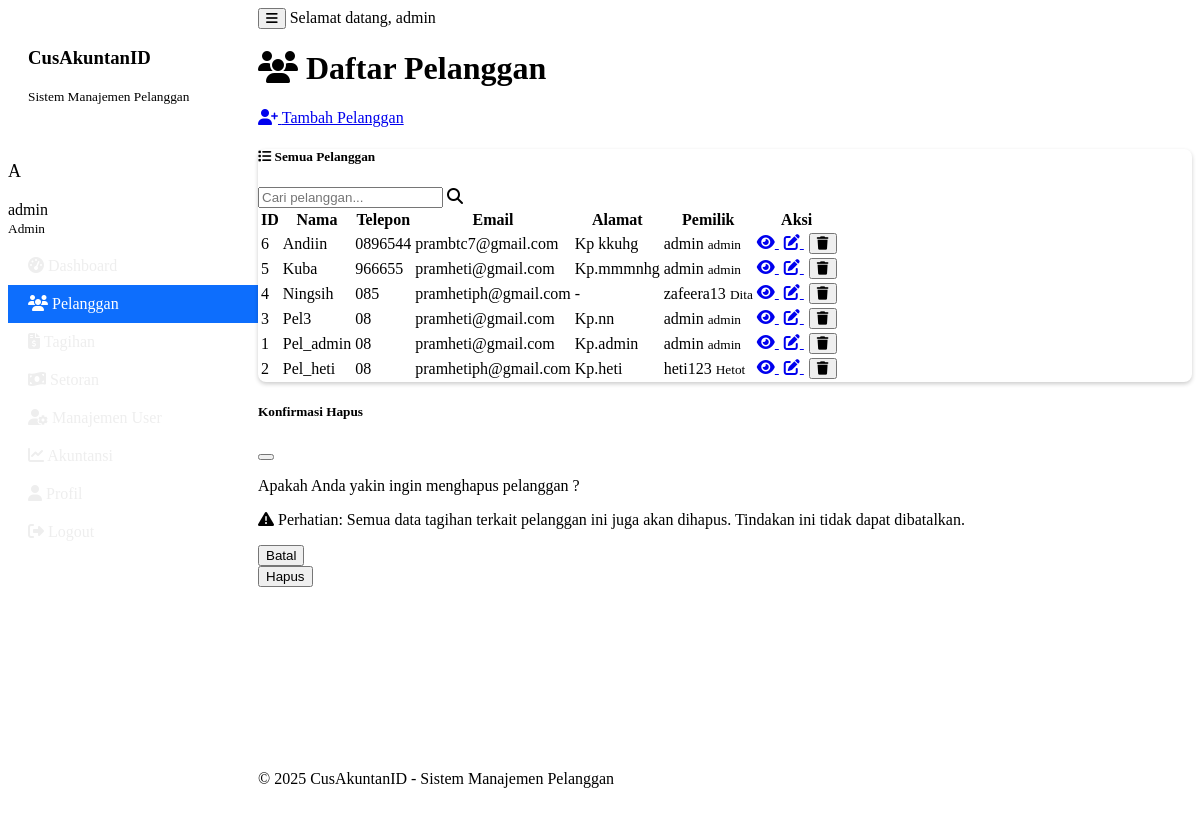
Page /pelanggan (signed in) on the earlier database version.
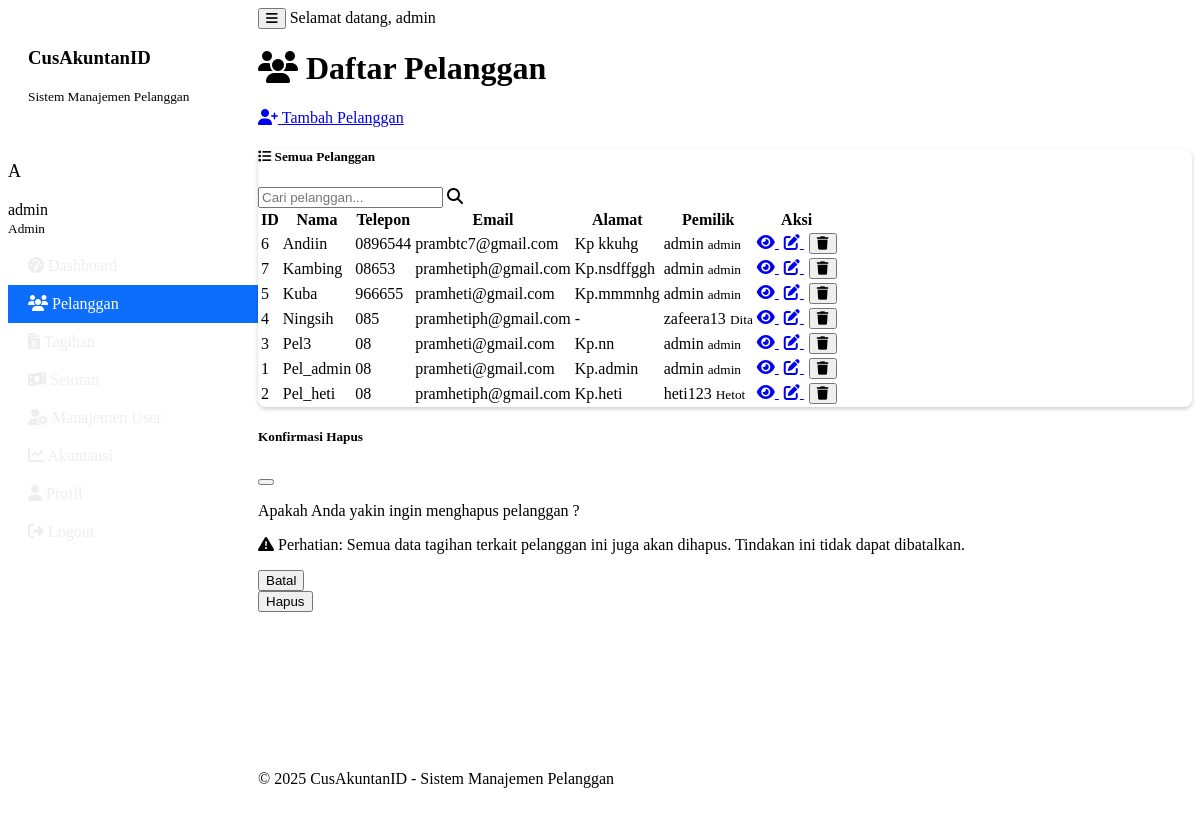
Same page on the later database version.
### tables this page shows
CREATE TABLE pelanggan (
            id INTEGER PRIMARY KEY,
            nama TEXT NOT NULL,
            telepon TEXT,
            email TEXT,
            alamat TEXT,
            latitude REAL,
            longitude REAL,
            dibuat_pada TEXT,
            user_id INTEGER
        );

CREATE TABLE pengguna (
            id INTEGER PRIMARY KEY,
            username TEXT UNIQUE NOT NULL,
            password_hash TEXT NOT NULL,
            nama_lengkap TEXT,
            email TEXT,
            level TEXT DEFAULT 'user',
            dibuat_pada TEXT
        );

### main.py (the view)
    def decorated_function(*args, **kwargs):
        if 'user' not in session:
            flash('Anda perlu login terlebih dahulu.', 'warning')
            return redirect(url_for('login'))
        return f(*args, **kwargs)

### main.py (called while the page is built)
@app.context_processor
def inject_now():
    return {'now': datetime.datetime.now()}

def login_required(f):
    def decorated_function(*args, **kwargs):
        if 'user' not in session:
            flash('Anda perlu login terlebih dahulu.', 'warning')
            return redirect(url_for('login'))
        return f(*args, **kwargs)
    decorated_function.__name__ = f.__name__
    return decorated_function

@app.route('/pelanggan')
@login_required
def pelanggan_list():
    user_id = session['user']['id']
    is_admin = session['user']['level'] == 'admin'
    if is_admin:
        pelanggan = sistem_manajemen.dapatkan_semua_pelanggan()
    else:
        pelanggan = sistem_manajemen.dapatkan_semua_pelanggan(user_id)
    return render_template('pelanggan_list.html', pelanggan=pelanggan)

    def get_connection(self):
        return sqlite3.connect(self.db_path)

### templates/pelanggan_list.html (shortened to what this page needs)
{% extends "base.html" %}
{% block content %}
<div class="container">
    <div class="d-flex justify-content-between align-items-center mb-4">
        <h1><i class="fas fa-users me-2"></i> Daftar Pelanggan</h1>
        <a href="{{ url_for('tambah_pelanggan') }}" class="btn btn-primary">
            <i class="fas fa-user-plus me-2"></i> Tambah Pelanggan
        </a>
    </div>
    <div class="card">
        <div class="card-header bg-dark text-white">
            <div class="d-flex justify-content-between align-items-center">
                <h5 class="mb-0">
                    <i class="fas fa-list me-2"></i> Semua Pelanggan
                </h5>
                <div class="input-group" style="max-width: 300px;">
                    <input type="text" id="searchInput" class="form-control" placeholder="Cari pelanggan...">
                    <span class="input-group-text"><i class="fas fa-search"></i></span>
                </div>
            </div>
        </div>
        <div class="card-body">
            {% if pelanggan %}
                <div class="table-responsive">
                    <table class="table table-striped table-hover" id="pelangganTable">
                        <thead>
                            <tr>
                                <th>ID</th>
                                <th>Nama</th>
                                <th>Telepon</th>
                                <th>Email</th>
                                <th>Alamat</th>
                                {% if session.user.level == 'admin' %}
                                <th>Pemilik</th>
                                {% endif %}
                                <th>Aksi</th>
                            </tr>
                        </thead>
                        <tbody>
                            {% for p in pelanggan %}
                            <tr>
                                <td>{{ p[0] }}</td>
                                <td>{{ p[1] }}</td>
                                <td>{{ p[2] or '-' }}</td>
                                <td>{{ p[3] or '-' }}</td>
                                <td>{{ p[4] or '-' }}</td>
                                {% if session.user.level == 'admin' %}
                                <td>
                                    {% if p[9] %}
                                        <span class="badge bg-primary">{{ p[9] }}</span>
                                        {% if p[10] %}
                                        <small class="d-block text-muted">{{ p[10] }}</small>
                                        {% endif %}
                                    {% else %}
                                        <span class="badge bg-secondary">Tidak ada</span>
                                    {% endif %}
                                </td>
                                {% endif %}
                                <td>
                                    <a href="{{ url_for('detail_pelanggan', pelanggan_id=p[0]) }}" class="btn btn-sm btn-info" title="Lihat Detail">
                                        <i class="fas fa-eye"></i>
                                    </a>
                                    <a href="{{ url_for('edit_pelanggan', pelanggan_id=p[0]) }}" class="btn btn-sm btn-primary" title="Edit">
                                        <i class="fas fa-edit"></i>
                                    </a>
                                    {% if session.user.level == 'admin' %}
                                    <button type="button" class="btn btn-sm btn-danger delete-pelanggan-btn"
                                        data-bs-toggle="modal"
                                        data-bs-target="#deletePelangganModal"
                                        data-id="{{ p[0] }}"
                                        data-nama="{{ p[1] }}"
                                        title="Hapus">
                                        <i class="fas fa-trash"></i>
                                    </button>
                                    {% endif %}
                                </td>
                            </tr>
                            {% endfor %}
                        </tbody>
                    </table>
                </div>
            {% else %}
                <div class="alert alert-info">
                    <i class="fas fa-info-circle me-2"></i> Belum ada data pelanggan. Silakan tambahkan pelanggan baru.
                </div>
            {% endif %}
        </div>
    </div>
</div>
<div class="modal fade" id="deletePelangganModal" tabindex="-1" aria-labelledby="deletePelangganModalLabel" aria-hidden="true">
    <div class="modal-dialog">
        <div class="modal-content">
            <div class="modal-header bg-danger text-white">
                <h5 class="modal-title" id="deletePelangganModalLabel">Konfirmasi Hapus</h5>
                <button type="button" class="btn-close" data-bs-dismiss="modal" aria-label="Close"></button>
            </div>
            <div class="modal-body">
                <p>Apakah Anda yakin ingin menghapus pelanggan ?</p>
                <p class="text-danger">
                    <i class="fas fa-exclamation-triangle me-2"></i>
                    Perhatian: Semua data tagihan terkait pelanggan ini juga akan dihapus. Tindakan ini tidak dapat dibatalkan.
                </p>
            </div>
            <div class="modal-footer">
                <button type="button" class="btn btn-secondary" data-bs-dismiss="modal">Batal</button>
                <form id="deletePelangganForm" method="POST">
                    <button type="submit" class="btn btn-danger">Hapus</button>
                </form>
            </div>
        </div>
    </div>
</div>
{% endblock %}

### templates/base.html (shortened to what this page needs)
<!DOCTYPE html>
<html lang="id">
<head>
    <link href="https://cdn.replit.com/agent/bootstrap-agent-dark-theme.min.css" rel="stylesheet">
    <link rel="stylesheet" href="https://cdnjs.cloudflare.com/ajax/libs/font-awesome/6.4.0/css/all.min.css">
    <link rel="stylesheet" href="{{ url_for('static', filename='css/style.css') }}">
</head>
<body>
    <div class="wrapper">
        {% if session.get('user') %}
        <nav id="sidebar" class="bg-dark">
            <div class="sidebar-header text-center">
                <h3>CusAkuntanID</h3>
                <small>Sistem Manajemen Pelanggan</small>
            </div>
            <ul class="list-unstyled components">
                <li class="sidebar-user-info p-3 mb-2 border-bottom">
                    <div class="d-flex align-items-center">
                        <div class="user-avatar bg-primary rounded-circle d-flex justify-content-center align-items-center me-2">
                            <span>{{ session.user.username[0].upper() }}</span>
                        </div>
                        <div>
                            <div>{{ session.user.nama_lengkap or session.user.username }}</div>
                            <small class="text-muted">{{ 'Admin' if session.user.level == 'admin' else 'User' }}</small>
                        </div>
                    </div>
                </li>
                <li class="{% if request.path == '/dashboard' %}active{% endif %}">
                    <a href="{{ url_for('dashboard') }}">
                        <i class="fas fa-tachometer-alt me-2"></i> Dashboard
                    </a>
                </li>
                <li class="{% if '/pelanggan' in request.path %}active{% endif %}">
                    <a href="{{ url_for('pelanggan_list') }}">
                        <i class="fas fa-users me-2"></i> Pelanggan
                    </a>
                </li>
                <li class="{% if '/tagihan' in request.path %}active{% endif %}">
                    <a href="{{ url_for('tagihan_list') }}">
                        <i class="fas fa-file-invoice-dollar me-2"></i> Tagihan
                    </a>
                </li>
                <li class="{% if '/setoran' in request.path %}active{% endif %}">
                    <a href="{{ url_for('setoran_list') }}">
                        <i class="fas fa-money-bill-wave me-2"></i> Setoran
                    </a>
                </li>
                {% if session.user.level == 'admin' %}
                <li class="{% if '/users' in request.path %}active{% endif %}">
                    <a href="{{ url_for('user_list') }}">
                        <i class="fas fa-user-cog me-2"></i> Manajemen User
                    </a>
                </li>
                <li class="{% if '/akuntansi' in request.path %}active{% endif %}">
                    <a href="{{ url_for('akuntansi') }}">
                        <i class="fas fa-chart-line me-2"></i> Akuntansi
                    </a>
                </li>
                {% endif %}
                <li class="{% if '/profile' in request.path %}active{% endif %}">
                    <a href="{{ url_for('profile') }}">
                        <i class="fas fa-user me-2"></i> Profil
                    </a>
                </li>
                <li>
                    <a href="{{ url_for('logout') }}">
                        <i class="fas fa-sign-out-alt me-2"></i> Logout
                    </a>
                </li>
            </ul>
        </nav>
        {% endif %}
        <div id="content" class="{% if not session.get('user') %}w-100 no-sidebar{% endif %}">
            {% if session.get('user') %}
            <nav class="navbar navbar-expand-lg navbar-dark bg-dark">
                <div class="container-fluid">
                    <button type="button" id="sidebarCollapse" class="btn btn-outline-secondary">
                        <i class="fas fa-bars"></i>
                    </button>
                    <span class="navbar-text ms-auto">
                        <span class="d-none d-md-inline">Selamat datang, </span>{{ session.user.nama_lengkap or session.user.username }}
                    </span>
                </div>
            </nav>
            {% endif %}
            <main class="container mt-3">
                {% block content %}{% endblock %}
            </main>
            <footer class="footer mt-auto py-3 bg-dark">
                <div class="container">
                    <div class="text-center text-muted">
                        &copy; {{ now.year }} CusAkuntanID - Sistem Manajemen Pelanggan
                    </div>
                </div>
            </footer>
        </div>
    </div>
</body>
</html>

### static/css/style.css (style rules this page uses)
.wrapper { display: flex; width: 100%; align-items: stretch; }
#sidebar { min-width: 250px; max-width: 250px; min-height: 100vh; transition: all 0.3s; }
#sidebar .sidebar-header { padding: 20px; }
#sidebar ul.components { padding: 20px 0; }
#sidebar ul li a { padding: 10px 20px; display: block; color: #eeeeee; transition: all 0.3s; text-decoration: none; }
#sidebar ul li.active > a { background: #0d6efd; color: #fff; }
#content { width: 100%; min-height: 100vh; transition: all 0.3s; display: flex; flex-direction: column; }
.footer { margin-top: auto; padding: 20px 0; }
.user-avatar { width: 40px; height: 40px; font-size: 18px; }
.sidebar-user-info { margin-bottom: 10px; }
.card { margin-bottom: 20px; border-radius: 0.5rem; box-shadow: 0 0.125rem 0.25rem rgba(0, 0, 0, 0.2); }
.card-header { border-top-left-radius: 0.5rem !important; border-top-right-radius: 0.5rem !important; }
.btn + .btn { margin-left: 5px; }
.table th, .table td { vertical-align: middle; }

Differences in the rows shown:
added pelanggan: id "7", nama "Kambing", telepon "08653", email "pramhetiph@gmail.com", alamat "Kp.nsdffggh", username "admin", nama_lengkap "admin"
